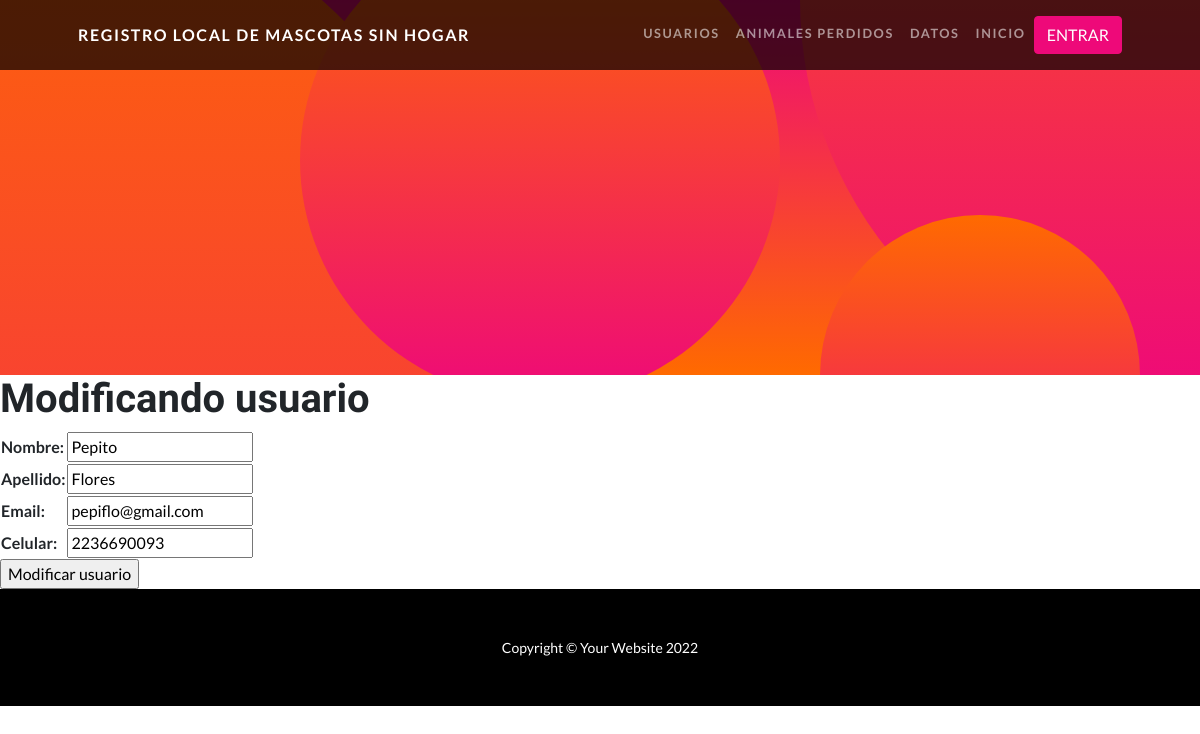
Screenshot of /AppFinal/editarUsuario/Pepito with the database file from the repository.
### AppFinal/models.py (models this page shows, shortened)
class Usuario(models.Model):
    nombre= models.CharField(max_length=30)
    apellido= models.CharField(max_length=30)
    email= models.EmailField(max_length=40)
    celular= models.IntegerField()

### AppFinal/views.py (the view)
# urls.py: path('editarUsuario/<nombre>', editarUsuario, name='editarUsuario'),
def editarUsuario(request, nombre):
    usuario=Usuario.objects.get(nombre=nombre)
    if request.method == 'POST':
        formulario=UsuarioForm(request.POST)
        if formulario.is_valid():
            informacion=formulario.cleaned_data
            usuario.nombre=informacion['nombre']
            usuario.apellido=informacion['apellido']
            usuario.email=informacion['email']
            usuario.celular=informacion['celular']
            usuario.save()
            usuarios=Usuario.objects.all()
            contexto={'usuarios':usuarios}
            return render(request, 'AppFinal/leerUsuarios.html', contexto)
    else:
        formulario=UsuarioForm(initial={'nombre':usuario.nombre, 'apellido':usuario.apellido, 'email':usuario.email, 'celular':usuario.celular})
        return render(request, 'AppFinal/editarUsuario.html', {'formulario':formulario, 'nombre':nombre})

### AppFinal/forms.py
class UsuarioForm(forms.Form):
    nombre= forms.CharField(max_length=30)
    apellido= forms.CharField(max_length=30)
    email= forms.EmailField(max_length=40)
    celular= forms.IntegerField()

### AppFinal/templates/AppFinal/editarUsuario.html
{% extends "AppFinal/padre.html" %}
{% load static %}
{% block contenidoQueCambia %}
<h1>Modificando usuario</h1>
<form action="{% url 'editarUsuario' nombre %}" method="POST"> {% csrf_token %}
    <table>
        {{formulario.as_table}}
    </table>
    <input type="submit" value="Modificar usuario">
{% endblock %}

### rows the page displays
Usuario: nombre "Pepito", apellido "Flores", email "pepiflo@gmail.com", celular "2236690093"
